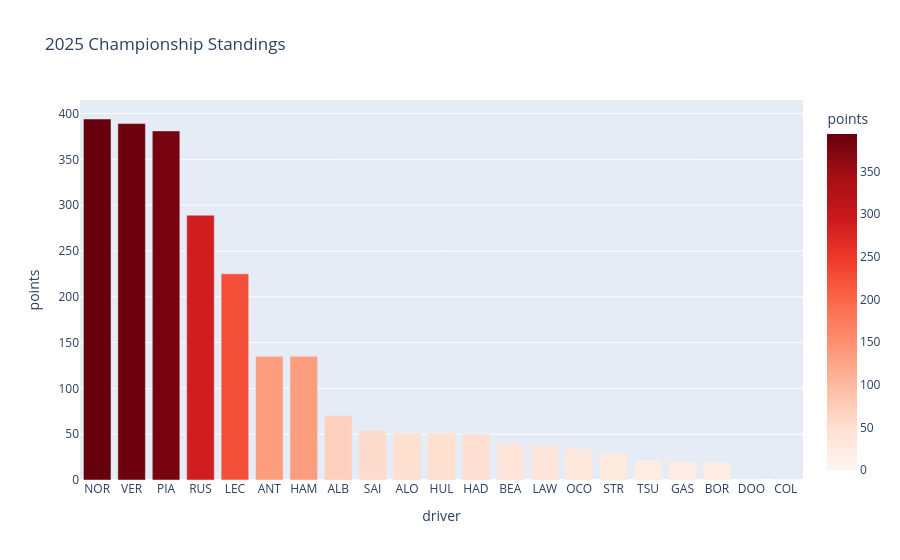

Notebook cell for this chart:
### Code cell
points = results.groupby("driver")["points"].sum().reset_index()
points = points.sort_values("points", ascending=False)

fig = px.bar(
    points,
    x="driver",
    y="points",
    title="2025 Championship Standings",
    color="points",
    color_continuous_scale="reds"
)
fig.show()

### Figure 1 — Plotly figure (JSON) as saved in the notebook; plotly's stock layout.template omitted (floating-point values rounded to 4 significant figures)
{"data": [{"hovertemplate": "driver=%{x}<br>points=%{marker.color}<extra></extra>", "legendgroup": "", "marker": {"color": [394.0, 389.0, 381.0, 289.0, 225.0, 135.0, 135.0, 70.0, 54.0, 51.0, 51.0, 50.0, 39.0, 38.0, 34.0, 29.0, 21.0, 20.0, 19.0, 0.0, 0.0], "coloraxis": "coloraxis", "pattern": {"shape": ""}}, "name": "", "orientation": "v", "showlegend": false, "textposition": "auto", "type": "bar", "x": ["NOR", "VER", "PIA", "RUS", "LEC", "ANT", "HAM", "ALB", "SAI", "ALO", "HUL", "HAD", "BEA", "LAW", "OCO", "STR", "TSU", "GAS", "BOR", "DOO", "COL"], "xaxis": "x", "y": [394.0, 389.0, 381.0, 289.0, 225.0, 135.0, 135.0, 70.0, 54.0, 51.0, 51.0, 50.0, 39.0, 38.0, 34.0, 29.0, 21.0, 20.0, 19.0, 0.0, 0.0], "yaxis": "y"}], "layout": {"barmode": "relative", "coloraxis": {"autocolorscale": false, "colorbar": {"title": {"text": "points"}}, "colorscale": [[0, "rgb(255,245,240)"], [0.125, "rgb(254,224,210)"], [0.25, "rgb(252,187,161)"], [0.375, "rgb(252,146,114)"], [0.5, "rgb(251,106,74)"], [0.625, "rgb(239,59,44)"], [0.75, "rgb(203,24,29)"], [0.875, "rgb(165,15,21)"], [1, "rgb(103,0,13)"]]}, "legend": {"tracegroupgap": 0}, "title": {"text": "2025 Championship Standings"}, "xaxis": {"anchor": "y", "domain": [0, 1], "title": {"text": "driver"}}, "yaxis": {"anchor": "x", "domain": [0, 1], "title": {"text": "points"}}}}
